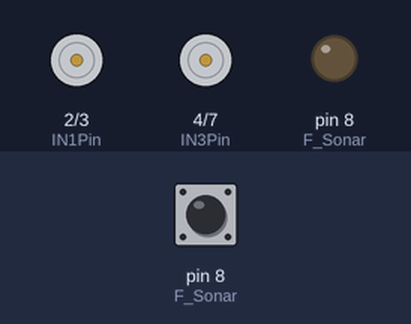
A sketch run on a simulated Arduino Uno, built with avr-gcc and run on an emulated ATmega328P. On the bench: motor-driver pin pairs drawn as motors (green arrow = first pin HIGH = forward, orange = second pin HIGH = backward, longer = more drive, scaled by the enable pin), output pins drawn as LEDs (lit = HIGH). Inputs (shaded band) come from the test bench; at power-on: pin 8 (F_Sonar) LOW.

Above: at 0.1 s.
At 1.2 s:
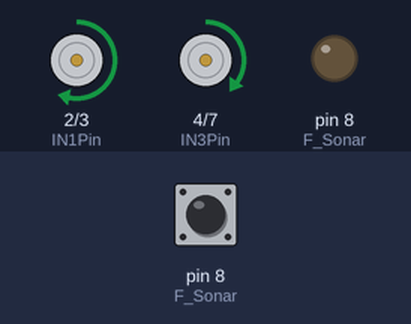
1.3 s: pin 8 (F_Sonar) pulsed HIGH 5 times (0.12 s each, 0.3 s apart)
At 3.2 s:
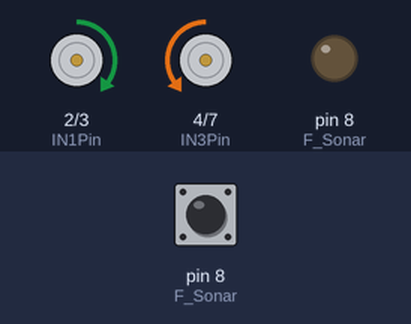
Timing chart, 0 to 11.7 s (numbered marks = the images above; inputs shaded):
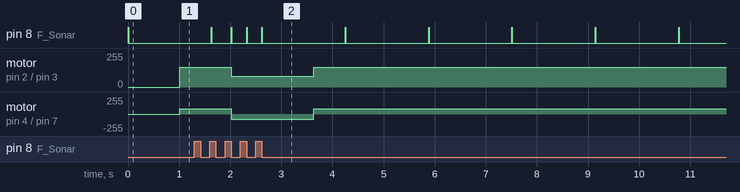

The sketch:

10cm_90degree_right.ino
```cpp
#define F_Sonar 8

int IN1Pin = 2;
int IN2Pin = 3;
int IN3Pin = 4;
int IN4Pin = 7;
int ENAPin = 5;
int ENBPin = 6;

//float F_Sonar_sensor()
//  {
//    float duration = 0.0;
//    float distance = 0.0;
//
//    pinMode(F_Sonar, OUTPUT);
//    digitalWrite(F_Sonar, LOW);
//    digitalWrite(F_Sonar, HIGH);
//    delay(10);
//    digitalWrite(F_Sonar, LOW);
//
//    pinMode(F_Sonar, INPUT);
//    duration = pulseIn(F_Sonar, HIGH);
//    distance = (duration * 340.0)/2.0/10000.0;
//
//    return distance;
//  }

void setup()
{
  pinMode(IN1Pin, OUTPUT);
  pinMode(IN2Pin, OUTPUT);
  pinMode(IN3Pin, OUTPUT);
  pinMode(IN4Pin, OUTPUT);
  pinMode(F_Sonar, OUTPUT);
  Serial.begin (115200);
}

void loop()
{
  float duration = 0.0;
  float distance = 0.0;

  pinMode(F_Sonar, OUTPUT);
  digitalWrite(F_Sonar, LOW);
  digitalWrite(F_Sonar, HIGH);
  delay(10);
  digitalWrite(F_Sonar, LOW);

  pinMode(F_Sonar, INPUT);
  duration = pulseIn(F_Sonar, HIGH);
  distance = (duration * 340.0)/2.0/10000.0;

  digitalWrite(IN1Pin, HIGH);
  digitalWrite(IN2Pin, LOW);
  digitalWrite(IN3Pin, HIGH);
  digitalWrite(IN4Pin, LOW);
  analogWrite(ENAPin, 80);
  analogWrite(ENBPin, 80);
  // delay(2000);

  if(distance <= 10)
  {
    analogWrite(ENAPin, 0);
    analogWrite(ENBPin, 0);
    digitalWrite(IN1Pin, HIGH);
    digitalWrite(IN2Pin, LOW);
    digitalWrite(IN3Pin, HIGH);
    digitalWrite(IN4Pin, LOW);
    analogWrite(ENAPin, 150);
    analogWrite(ENBPin, 80);
    delay(620);
  }

  else
  {
    digitalWrite(IN1Pin, HIGH);
    digitalWrite(IN2Pin, LOW);
    digitalWrite(IN3Pin, LOW);
    digitalWrite(IN4Pin, HIGH);
    analogWrite(ENAPin, 80);
    analogWrite(ENBPin, 80);
  }
}
```

Measured:
- after the input at 1.3 s, motor on pin 2 (IN1Pin) / pin 3 (IN2Pin): forward 150/255 → forward 80/255 after 0.72 s, → forward 150/255 1.6 s later; motor on pin 4 (IN3Pin) / pin 7 (IN4Pin): forward 80/255 → backward 80/255 after 0.72 s, → forward 80/255 1.6 s later
